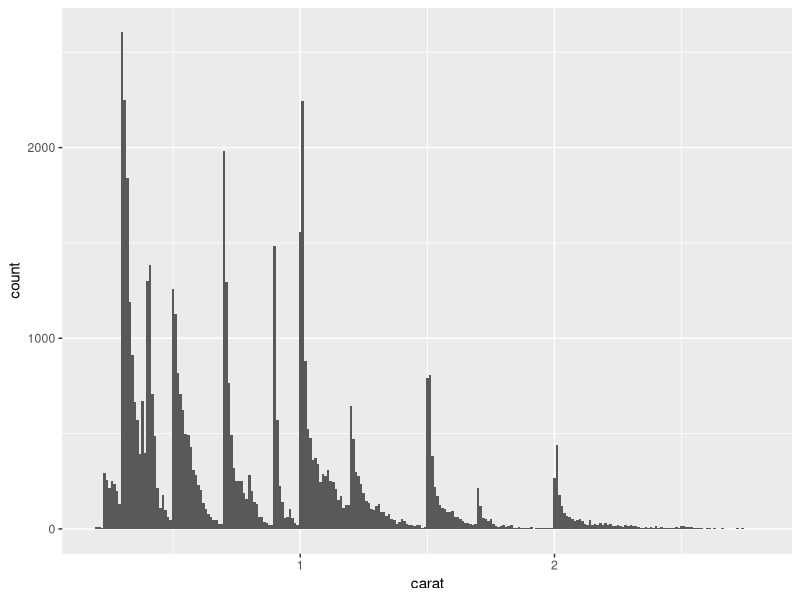
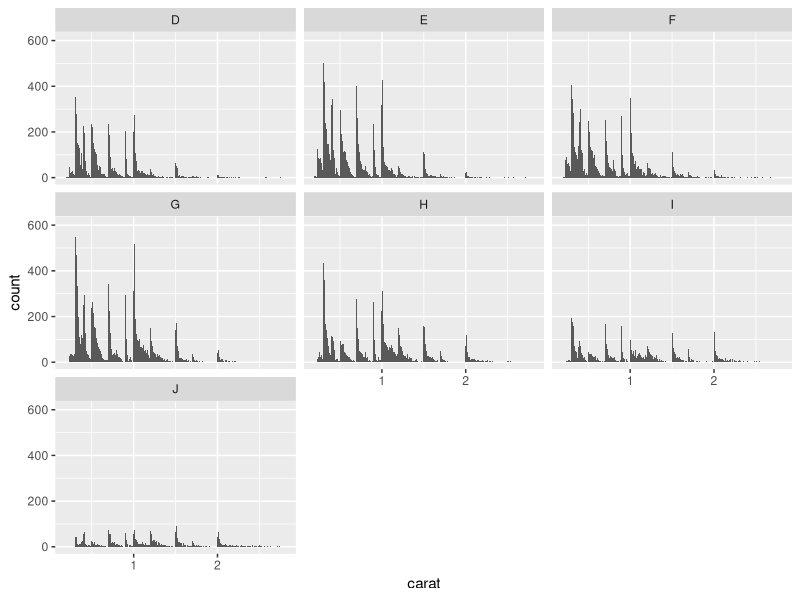
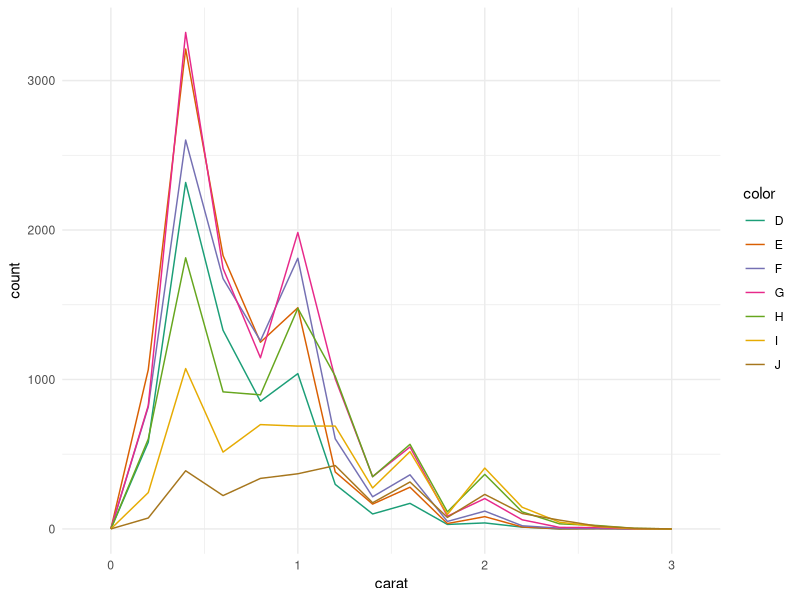
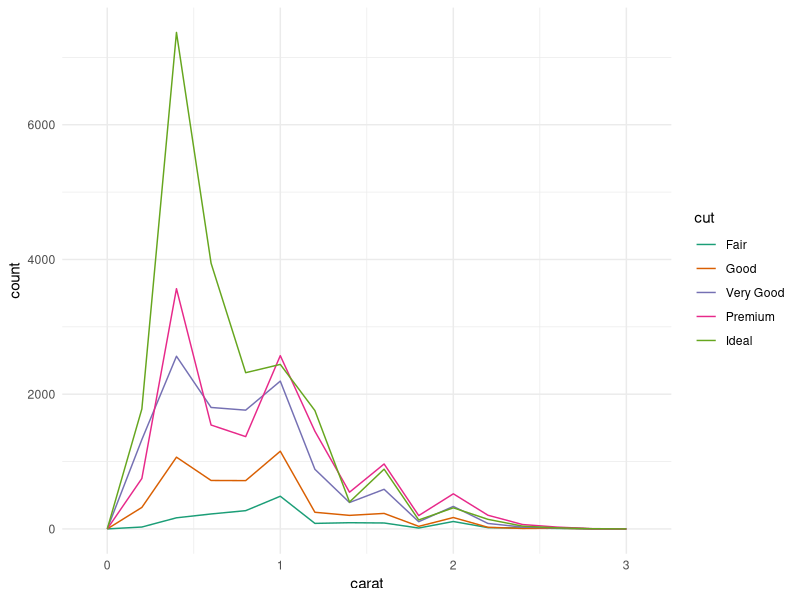
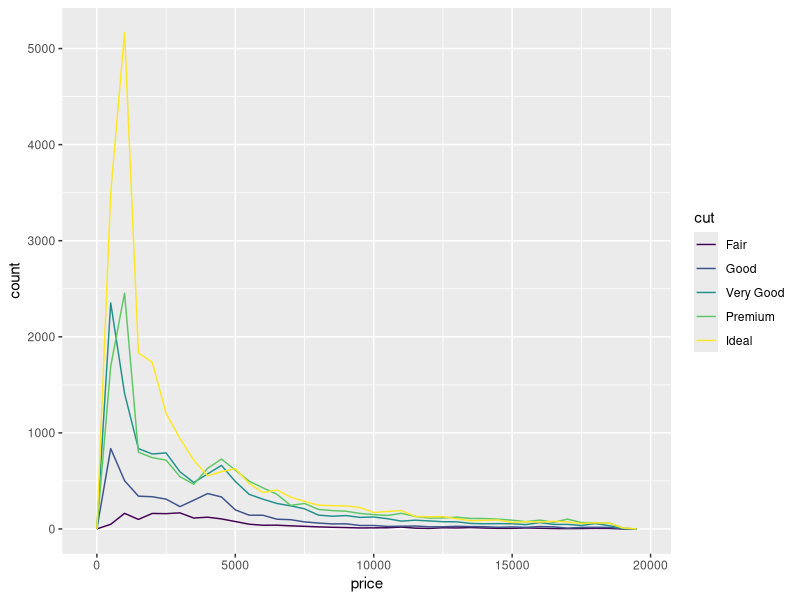
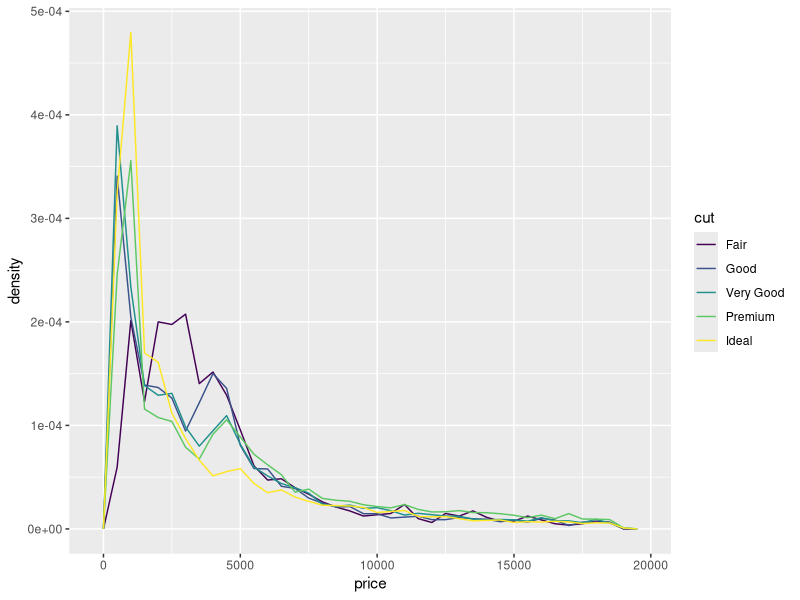
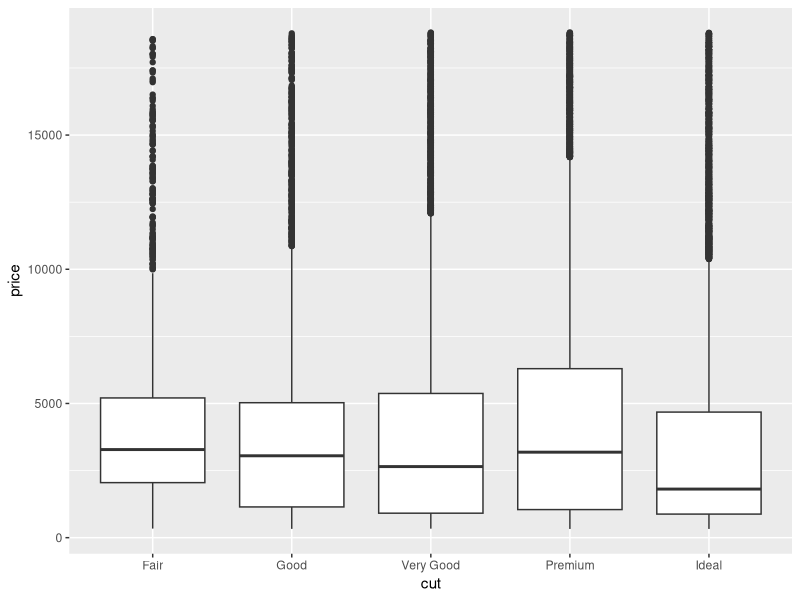
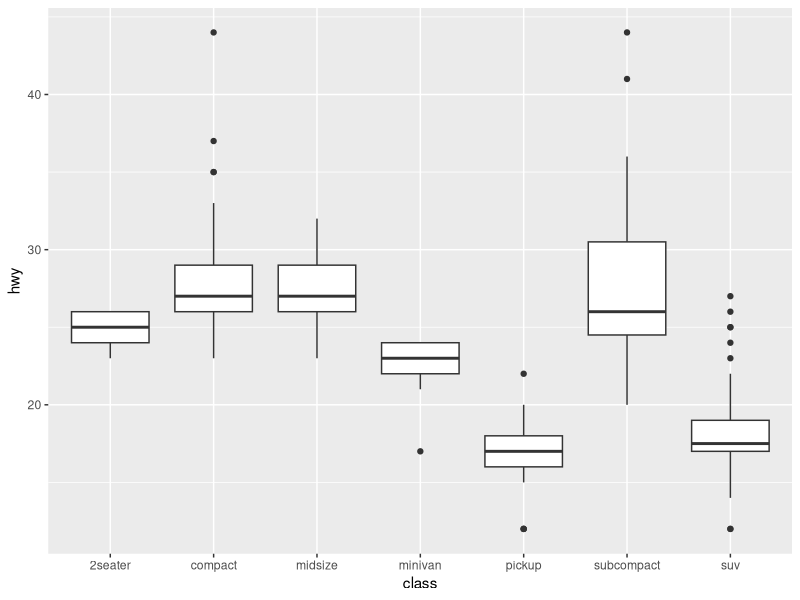

These charts were generated, in order, by the following R code:
## ---- chunk 1

knitr::opts_chunk$set(out.width = "70%", fig.align = "center", message = FALSE)

library(tidyverse)
library(hexbin)
library(RColorBrewer)
## ---- chunk 2
smaller <- diamonds %>% 
  filter(carat < 3)

smaller %>% ggplot(mapping = aes(x = carat)) +
  geom_histogram(binwidth = 0.01)
## ---- chunk 3
smaller %>% ggplot(mapping = aes(x = carat)) +
  geom_histogram(binwidth =  0.01) +
  facet_wrap(~ color)
## ---- chunk 4
smaller %>% ggplot(mapping = aes(x = carat, color = color)) +
  geom_freqpoly(binwidth = 0.2) + # upping binwidth
  scale_color_brewer(palette = "Dark2") +
  theme_minimal()
## ---- chunk 5
smaller %>% ggplot(mapping = aes(x = carat, color = cut)) +
  geom_freqpoly(binwidth = 0.2) +
  scale_color_brewer(palette = "Dark2") +
  theme_minimal()
## ---- chunk 6
ggplot(data = diamonds, mapping = aes(x = price)) + 
  geom_freqpoly(mapping = aes(colour = cut), binwidth = 500)
## ---- chunk 7
ggplot(data = diamonds, mapping = aes(x = price, y = ..density..)) + 
  geom_freqpoly(mapping = aes(colour = cut), binwidth = 500)
## ---- chunk 8
ggplot(data = diamonds, mapping = aes(x = cut, y = price)) +
  geom_boxplot()
## ---- chunk 9
ggplot(data = mpg, mapping = aes(x = class, y = hwy)) +
  geom_boxplot()
## ---- chunk 10
ggplot(data = mpg) +
  geom_boxplot(mapping = aes(x = reorder(class, hwy, FUN = median), y = hwy))
## ---- chunk 11
ggplot(data = mpg) +
  geom_boxplot(mapping = aes(x = reorder(class, hwy, FUN = median), y = hwy)) +
  coord_flip()
## ---- chunk 12
ggplot(data = diamonds) +
  geom_count(mapping = aes(x = cut, y = color))
## ---- chunk 13
diamonds %>% 
  count(color, cut) %>%  
  ggplot(mapping = aes(x = color, y = cut)) +
    geom_tile(mapping = aes(fill = n))
## ---- chunk 14
ggplot(data = diamonds) +
  geom_point(mapping = aes(x = carat, y = price))

ggplot(data = diamonds) + 
  geom_point(mapping = aes(x = carat, y = price), alpha = 1 / 100)
## ---- chunk 15
ggplot(data = diamonds) +
  geom_bin2d(mapping = aes(x = carat, y = price))

ggplot(data = diamonds) +
  geom_hex(mapping = aes(x = carat, y = price))
## ---- chunk 16
ggplot(data = smaller, mapping = aes(x = carat, y = price)) + 
  geom_boxplot(mapping = aes(group = cut_width(carat, 0.1)))
## ---- chunk 17
ggplot(data = smaller, mapping = aes(x = carat, y = price)) + 
  geom_boxplot(mapping = aes(group = cut_width(carat, 0.1)), varwidth = TRUE)
## ---- chunk 18
ggplot(data = smaller, mapping = aes(x = carat, y = price)) + 
  geom_boxplot(mapping = aes(group = cut_number(carat, 20)))
